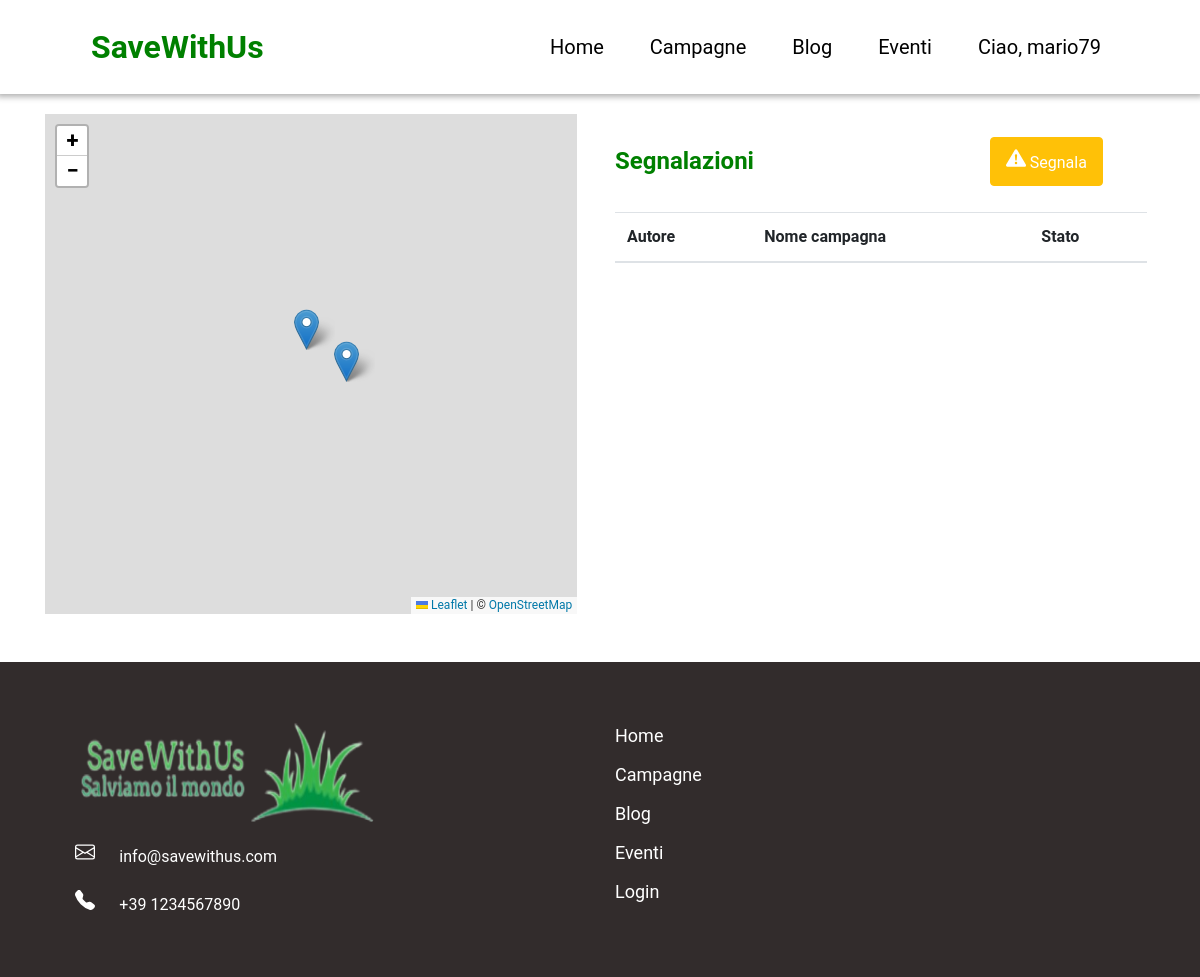
Before: /campagne.php (signed in) with the older database file.
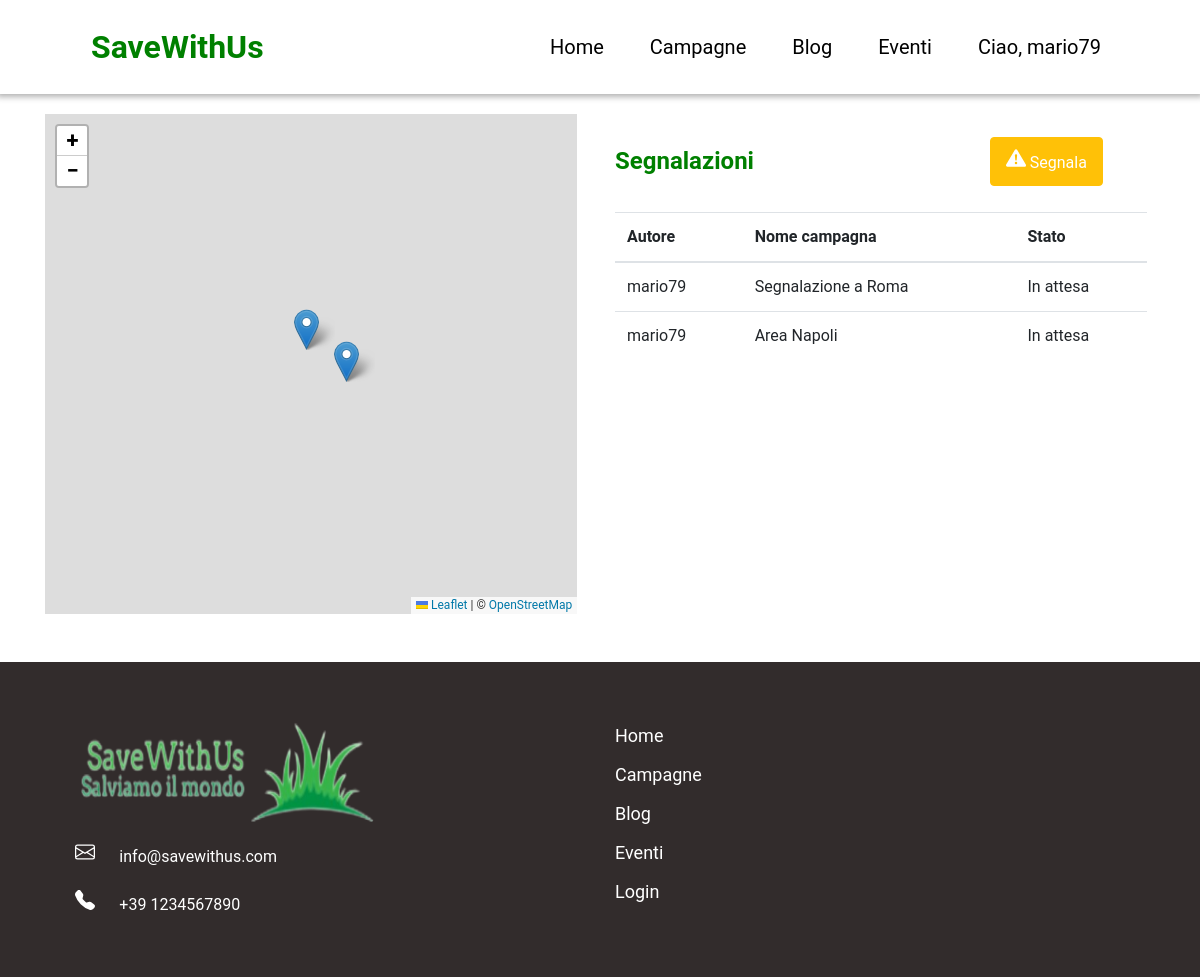
After: the same page with the newer database file.
### tables this page shows
CREATE TABLE `campagne` (
  `id_campagna` int(11) NOT NULL,
  `nome_campagna` varchar(30) NOT NULL,
  `descrizione` varchar(255) NOT NULL,
  `giorno_ritrovo` date NOT NULL,
  `foto` varchar(100) NOT NULL,
  `stato` int(11) NOT NULL,
  `autore` int(11) NOT NULL,
  `luogo` varchar(50) NOT NULL,
  `latitudine` varchar(255) NOT NULL,
  `longitudine` varchar(255) NOT NULL
);

CREATE TABLE `utenti` (
  `id_user` int(11) NOT NULL,
  `nome` varchar(20) NOT NULL,
  `cognome` varchar(20) NOT NULL,
  `email` varchar(40) NOT NULL,
  `num_tel` char(13) NOT NULL,
  `username` varchar(10) NOT NULL,
  `password` char(60) NOT NULL,
  `created` datetime NOT NULL
);

### campagne.php (the view, shortened to what the changed rows need)
<?php
include("./functions.php");
?>
<!DOCTYPE html>
<html lang="en">
<head>
    <link rel="stylesheet" href="./style/style.css">
    <link rel="stylesheet" href="./style/campagne.css">
    <link rel="stylesheet" href="https://cdn.jsdelivr.net/npm/bootstrap@4.0.0/dist/css/bootstrap.min.css">
    <link rel="stylesheet" href="https://unpkg.com/leaflet@1.9.4/dist/leaflet.css" />
</head>
<body>
    <?php
    if (isset($_GET['id'])) {
        $id = $_GET['id'];
        if ($_SERVER['REQUEST_METHOD'] == "POST") {
            if (isset($_POST['modifica-camp'])) {
                $nome_cmp = $_POST['nome-camp'];
                $desc_cmp = $_POST['descrzione-camp'];
                $data_cmp = $_POST['data-camp'];
                $sql = "UPDATE `campagne` SET nome_campagna='" . $nome_cmp . "', descrizione='" . $desc_cmp . "', giorno_ritrovo='" . $data_cmp . "' WHERE campagne.id_campagna=" . $id;
                if ($result = $conn->query($sql)) {
                    echo '<script>alert("Modifica avvenuta con successo")</script>';
                }
            }
        }
        $sql = "SELECT utenti.id_user, utenti.username, campagne.id_campagna, campagne.nome_campagna, campagne.descrizione, campagne.giorno_ritrovo, campagne.foto, campagne.stato, campagne.autore, campagne.luogo, campagne.latitudine, campagne.longitudine FROM utenti join campagne on utenti.id_user=campagne.autore WHERE campagne.id_campagna=" . $id;
        $ris = $conn->query($sql);
        $data = [];
        $arrkeys = ['id_user', 'username', 'id_campagna', 'nome_campagna', 'descrizione', 'giorno_ritrovo', 'foto', 'stato', 'autore', 'luogo', 'latitudine', 'longitudine'];
        if ($ris->num_rows > 0) {
            while ($row = $ris->fetch_assoc()) {
                for ($i = 0; $i < count($arrkeys); $i++) {
                    $data[$arrkeys[$i]] = $row[$arrkeys[$i]];
                }
            }
        } else {
            $cmp_notfound = "La campagna che si desidera non esiste.";
        }
        echo '<script>var lat=' . $data['latitudine'] . '</script>';
        echo '<script>var lon=' . $data['longitudine'] . '</script>';
    ?>
        <div class="sec-banner">
            <div class="container banner">
                <div class="row">
                    <div class="col">
                        <span class="nome_cmp">Nome campagna: <?= $data['nome_campagna'] ?> </span> <br><br>
                        <span class="autore">Autore:
                            <?php
                            if ($data['id_user'] == $_SESSION['iduser']) {
                            ?>
                                <a href="./user.php"><?= $data['username'] ?></a>
                            <?php
                            } else {
                            ?>
                                <a href="./user.php?id=<?= $data['id_user'] ?>"><?= $data['username'] ?></a>
                            <?php
                            }
                            ?>
                        </span> <br><br>
                    </div>
                    <div class="col"></div>
                </div>
            </div>
        </div>
        <div class="sec-main">
            <div class="container">
                <div class="row">
                    <div class="col-8">
                        <div id="mapcmp"></div>
                    </div>
                    <div class="col-4">
                        <p><b>Descrizione area: </b><?= $data['descrizione'] ?></p>
                        <p><b>Luogo: </b><?= $data['luogo'] ?></p>
                        <p><b>Data: </b><?= $data['giorno_ritrovo'] ?></p>
                        <p><b>Stato: </b>
                            <?php
                            switch ($data['stato']) {
                                case '1':
                                    echo "In validazione";
                                    break;
                                case '2':
                                    echo "In attesa";
                                    break;
                                case '0':
                                    echo "In corso";
                                    break;
                            }
                            ?>
                        </p>
                        <?php
                        $sql = "SELECT campagne.id_campagna, campagne.autore FROM campagne WHERE campagne.id_campagna=" . $_GET['id'] . " and campagne.autore=" . $_SESSION['iduser'];
                        $ris = $conn->query($sql);
                        if ($ris->num_rows !== 1) {
                            $sql = "SELECT * FROM `partecipanti_camapgne` WHERE partecipanti_camapgne.id_user=" . $_SESSION['iduser'] . " and partecipanti_camapgne.id_campagna=" . $_GET['id'];
                            $ris = $conn->query($sql);
                            if ($ris->num_rows > 0) {
                        ?>
                                <button type="button" class="btn btn-danger" onclick="azioni_campagna('annulla', '<?= $_GET['id'] ?>')">
                                    Annulla iscrizione
                                    <svg xmlns="http://www.w3.org/2000/svg" width="25" height="25" fill="currentColor" class="bi bi-x" viewBox="0 0 16 16">
                                        <path d="M4.646 4.646a.5.5 0 0 1 .708 0L8 7.293l2.646-2.647a.5.5 0 0 1 .708.708L8.707 8l2.647 2.646a.5.5 0 0 1-.708.708L8 8.707l-2.646 2.647a.5.5 0 0 1-.708-.708L7.293 8 4.646 5.354a.5.5 0 0 1 0-.708" />
                                    </svg>
                                </button>
                            <?php
                            } else {
                            ?>
                                <button id="iscr_cmp" type="button" class="btn btn-warning" onclick="azioni_campagna('iscrizione', '<?= $_GET['id'] ?>')">Iscriviti alla campagna</button>
                            <?php
                            }
                        } else {
                            ?>
                            <button type="button" class="btn btn-info" onclick="view_tab_mod()">Modifica campagna</button>
                        <?php
                        }
                        ?>
                    </div>
                </div>
            </div>
            <div class="sec-img">
                <div class="img-slide">
                    <button id="prec">
                        <svg xmlns="http://www.w3.org/2000/svg" width="24" height="24">
                            <path d="M15.293 3.293 6.586 12l8.707 8.707 1.414-1.414L9.414 12l7.293-7.293-1.414-1.414z" />
                        </svg>
                    </button>
                    <img alt="Slider" name="slide">
                    <button id="pross">
                        <svg xmlns="http://www.w3.org/2000/svg" width="24" height="24">
                            <path d="M7.293 4.707 14.586 12l-7.293 7.293 1.414 1.414L17.414 12 8.707 3.293 7.293 4.707z" />
                        </svg>
                    </button>
                </div>
            </div>
            <div class="sec-tabs">
                <div class="tab">
                    <button class="tablinks" onclick="openTab(event, 'Commenti')" id="defaultOpen">Commenti</button>
                    <button class="tablinks" onclick="openTab(event, 'Partecipanti')">Partecipanti</button>
                </div>
                <div id="Commenti" class="tabcontent">
                    <div class="addcomment">
                        <label>Pubblica un commento:</label><br>
                        <input type="text" name="commento" id="inp-commento">
                        <button type="button" onclick="addcomment()" class="btn btn-primary">Pubblica</button><br><br>
                    </div>
                    <div id="content"></div>
                </div>
                <div id="Partecipanti" class="tabcontent"></div>
            </div>
        </div>
    <?php
    } else {
    ?>
        <div class="container map-tab">
            <div class="row">
                <div class="col view-tab">
                    <div class="tab-camps">
                        <table class="table">
                            <thead>
                                <tr>
                                    <th scope="col">Autore</th>
                                    <th scope="col">Nome campagna</th>
                                    <th scope="col">Stato</th>
                                </tr>
                            </thead>
                            <tbody>
                                <?php
                                $sql = 'SELECT utenti.username, campagne.id_campagna, campagne.nome_campagna, campagne.stato, campagne.luogo, campagne.latitudine, campagne.longitudine FROM utenti join campagne on utenti.id_user=campagne.autore;';
                                $result = $conn->query($sql);
                                if ($result->num_rows > 0) {
                                    while ($row = $result->fetch_assoc()) {
                                        if ($row['stato']!=='1') {
                                ?>
                                            <tr onmouseenter="show_inmap(<?= $row['id_campagna'] ?>)" onclick="window.location='?id=<?= $row['id_campagna'] ?>'">
                                                <td><?= $row['username'] ?></td>
                                                <td><?= $row['nome_campagna'] ?></td>
                                                <td>
                                                    <?php
                                                    switch ($row['stato']) {
                                                        case '2':
                                                            echo 'In attesa';
                                                            break;
                                                    }
                                                    ?>
                                                </td>
                                            </tr>
                                <?php
                                        }
                                    }
                                }
                                ?>
                            </tbody>
                        </table>
                    </div>
                </div>
            </div>
        </div>
    <?php
    }
    ?>
</body>
</html>

Changed rows visible on the page:
now on this page (row edited): campagne: autore.username "mario79", nome_campagna "Segnalazione a Roma", stato "In attesa"
now on this page (row edited): campagne: autore.username "mario79", nome_campagna "Area Napoli", stato "In attesa"
